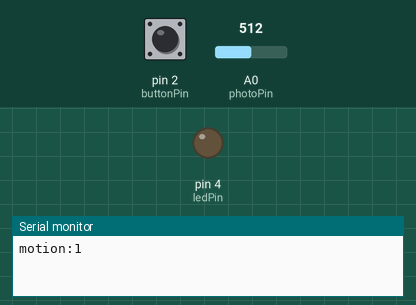
This sketch was run on a simulated Arduino Uno, built with avr-gcc and run on an emulated ATmega328P. Shown: output pins drawn as LEDs (lit = HIGH), the last lines printed to the serial monitor. Dashed ring = blinking. Inputs (shaded band) come from the test bench; at power-on: pin 2 (buttonPin) LOW, A0 (photoPin) = 512.

Above: at 3.8 s.
3.9 s: pin 2 (buttonPin) pulled HIGH for 1.3 s
At 4.13 s:
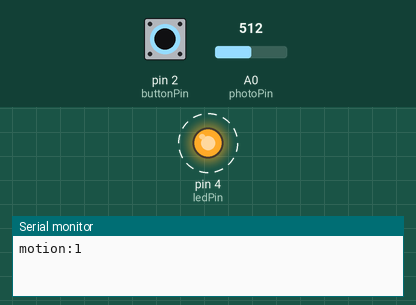
7.4 s: pin 2 (buttonPin) driven HIGH
At 13.1 s:
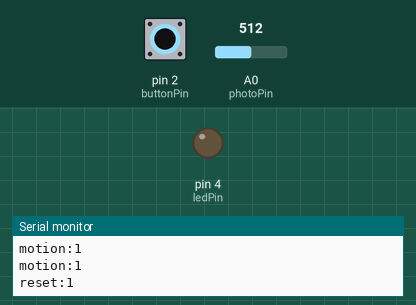
Timing chart, 0 to 14.6 s (numbered marks = the images above; inputs shaded):
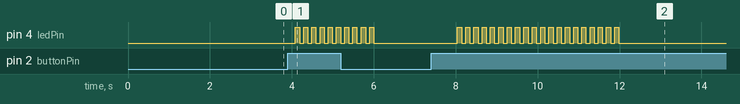

Measured:
- after the input at 3.9 s, pin 4 (ledPin): alternates HIGH for 0.10 s and LOW for 0.10 s, 20 changes in all, then stays LOW, starting after 0.19 s
- after the input at 7.4 s, pin 4 (ledPin): alternates HIGH for 0.10 s and LOW for 0.10 s, 40 changes in all, then stays LOW, starting after 0.64 s

The sketch:

sketch06.ino
```cpp
int buttonPin = 2;
int ledPin = 4;
int photoPin = A0;
boolean buttonPressed = false;

void setup() {
  Serial.begin(9600);
  pinMode(buttonPin, INPUT);
  pinMode(ledPin, OUTPUT);
}

void loop() {
  unsigned long currMillis = millis();

  detectButtonSignal(currMillis);
  toggleLed(currMillis);
  detectPhotoSignal(currMillis);

  delay(10);
}

void detectButtonSignal(unsigned long currMillis) {
  static int count = 0;
  static unsigned long savedMillis = 0;

  if (currMillis < savedMillis + 1000)
    return;

  savedMillis = currMillis;
  if (digitalRead(buttonPin) == HIGH) {
    count++;
    if (count < 5) {
      buttonPressed = true; // LED 깜박 거려라!
    } else if (count == 5) {
      buttonPressed = false; // LED 깜박 거리지 말라!
      Serial.println("reset:1");
    }
  } else {
    count = 0;
    buttonPressed = false;
  }
}

void toggleLed(unsigned long currMillis) {
  static int state = LOW;
  static unsigned long savedMillis = 0;

  if (currMillis < savedMillis + 100)
    return;

  savedMillis = currMillis;
  if (state == LOW && buttonPressed) {
    state = HIGH;
  } else {
    state = LOW;
  }
  digitalWrite(ledPin, state);
}

void detectPhotoSignal(unsigned long currMillis) {
  static int state = LOW;
  static unsigned long savedMillis = 0;
  static int waitingTime = 0;

  if (currMillis < savedMillis + 100 + waitingTime)
    return;

  waitingTime = 0;
  savedMillis = currMillis;
  int value = analogRead(photoPin);
  if (value < 50 || value > 200) { // 침입하여 빛의 세기가 바뀌었다면,
    Serial.println("motion:1");
    waitingTime = 10000; //앞으로 10초 동안 신호를 받지 않는다.
  }
}
```
